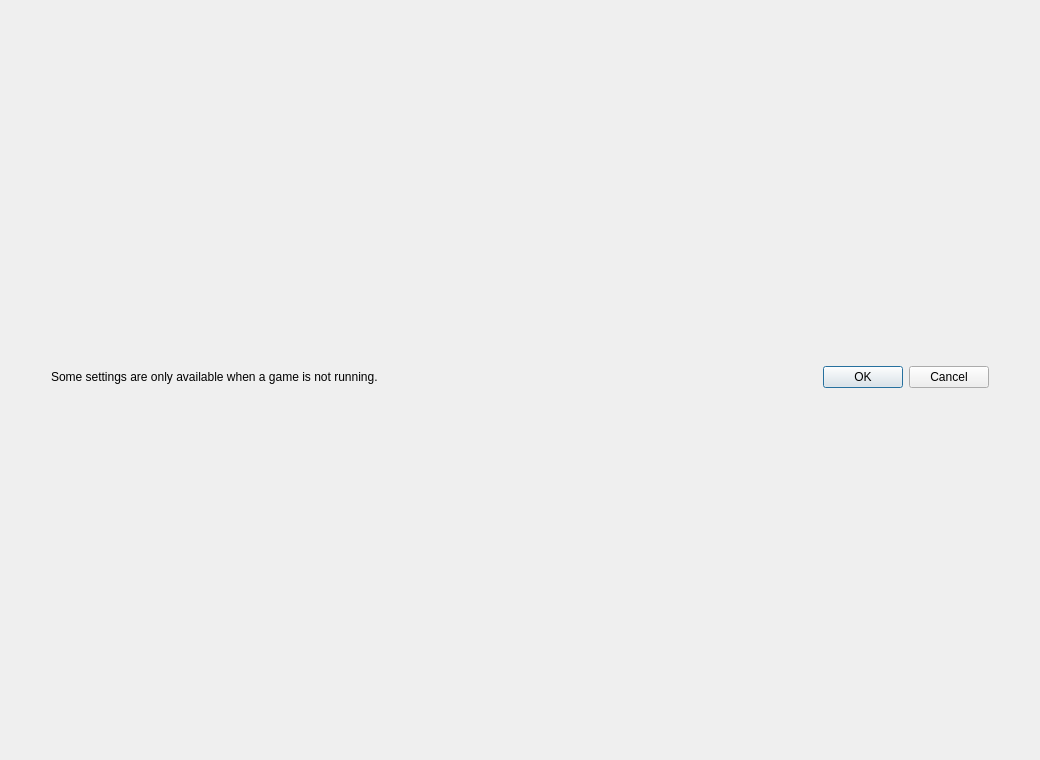
<?xml version="1.0" encoding="UTF-8"?>
<ui version="4.0">
 <class>ConfigureDialog</class>
 <widget class="QDialog" name="ConfigureDialog">
  <property name="geometry">
   <rect>
    <x>0</x>
    <y>0</y>
    <width>1040</width>
    <height>760</height>
   </rect>
  </property>
  <property name="windowTitle">
    <string>Lichii Configuration</string>
  </property>
  <layout class="QVBoxLayout" name="verticalLayout">
   <item>
    <widget class="QWidget" name="footer">
    <layout class="QHBoxLayout" name="footerLayout">
     <property name="leftMargin">
      <number>40</number>
     </property>
     <property name="topMargin">
      <number>8</number>
     </property>
     <property name="rightMargin">
      <number>40</number>
     </property>
     <property name="bottomMargin">
      <number>14</number>
     </property>
     <item>
      <widget class="QLabel" name="label">
       <property name="text">
        <string>Some settings are only available when a game is not running.</string>
       </property>
      </widget>
     </item>
     <item>
      <widget class="QDialogButtonBox" name="buttonBox">
       <property name="standardButtons">
        <set>QDialogButtonBox::StandardButton::Cancel|QDialogButtonBox::StandardButton::Ok</set>
       </property>
      </widget>
     </item>
    </layout>
    </widget>
   </item>
  </layout>
 </widget>
 <resources/>
 <connections>
  <connection>
   <sender>buttonBox</sender>
   <signal>accepted()</signal>
   <receiver>ConfigureDialog</receiver>
   <slot>accept()</slot>
   <hints>
    <hint type="sourcelabel">
     <x>20</x>
     <y>20</y>
    </hint>
    <hint type="destinationlabel">
     <x>20</x>
     <y>20</y>
    </hint>
   </hints>
  </connection>
  <connection>
   <sender>buttonBox</sender>
   <signal>rejected()</signal>
   <receiver>ConfigureDialog</receiver>
   <slot>reject()</slot>
   <hints>
    <hint type="sourcelabel">
     <x>20</x>
     <y>20</y>
    </hint>
    <hint type="destinationlabel">
     <x>20</x>
     <y>20</y>
    </hint>
   </hints>
  </connection>
 </connections>
</ui>
